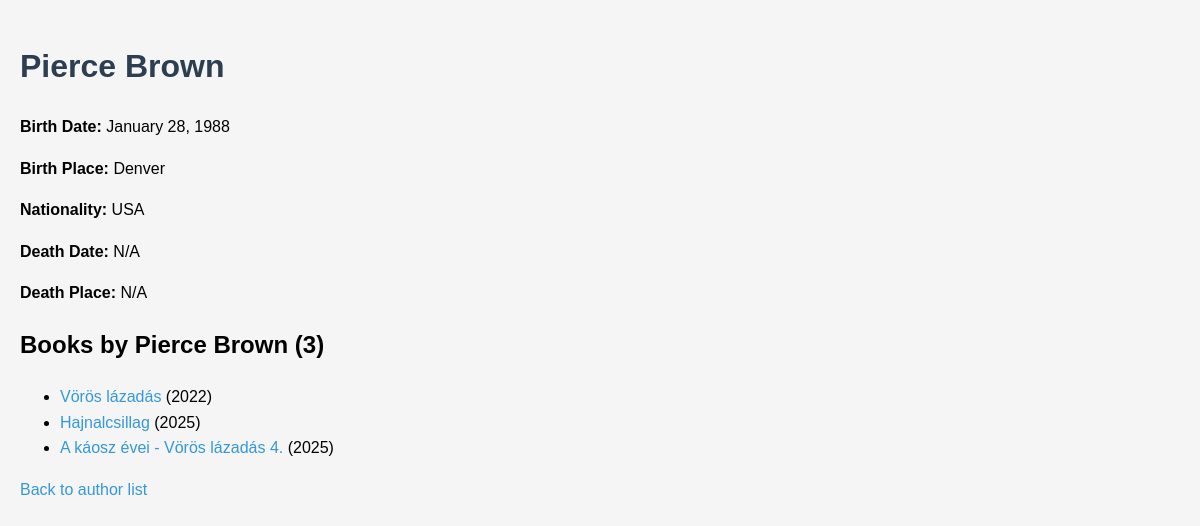
/authors/4/, run on the app's committed database.
### library/models.py (models this page shows, shortened)
class Author(models.Model):
    name = models.CharField(max_length=100)
    birth_date = models.DateField()
    birth_place = models.CharField(max_length=100)
    nationality = models.CharField(max_length=50)
    death_date = models.DateField(null=True, blank=True)
    death_place = models.CharField(max_length=100, null=True, blank=True)

class Book(models.Model):
    isbn = models.CharField(max_length=13, unique=True)
    title = models.CharField(max_length=255)
    authors = models.ManyToManyField('Author', related_name='books')
    publication_year = models.IntegerField()
    page_count = models.IntegerField()
    cover_image = models.ImageField(upload_to='book_covers/', null=True, blank=True)
    available = models.BooleanField(default=True)
    borrowed_by = models.ForeignKey(User, null=True, blank=True, on_delete=models.SET_NULL)

### library/views.py (the view)
# urls.py: path('authors/<int:author_id>/', views.author_detail, name='author_detail'),
def author_detail(request, author_id):
    author = get_object_or_404(Author, id=author_id)
    books = author.books.all().order_by('publication_year')  # Könyvek rendezve
    return render(request, 'library/author_detail.html', {
        'author': author,
        'books': books,
        'books_count': books.count()  # Könyvek száma
    })

### library/templates/library/author_detail.html (shortened to what this page needs)
<!DOCTYPE html>
<html>
<head>
    {% load static %}
    <link rel="stylesheet" type="text/css" href="{% static 'css/style.css' %}">
</head>
<body>
<h1>{{ author.name }}</h1>
<p><strong>Birth Date:</strong> {{ author.birth_date|date:"F j, Y" }}</p>
<p><strong>Birth Place:</strong> {{ author.birth_place }}</p>
<p><strong>Nationality:</strong> {{ author.nationality }}</p>
<p><strong>Death Date:</strong> {% if author.death_date %}{{ author.death_date|date:"F j, Y" }}{% else %}N/A{% endif %}</p>
<p><strong>Death Place:</strong> {% if author.death_place %}{{ author.death_place }}{% else %}N/A{% endif %}</p>
<h2>Books by {{ author.name }} ({{ books_count }})</h2>
{% if books %}
<ul>
    {% for book in books %}
        <li>
            <a href="{% url 'book_detail' book_id=book.id %}">{{ book.title }}</a>
            ({{ book.publication_year }})
        </li>
    {% endfor %}
</ul>
{% else %}
    <div class="alert">No books found for this author.</div>
    <p>Would you like to <a href="{% url 'add_book' %}?author_id={{ author.id }}">add a book</a> by this author?</p>
{% endif %}
<p><a href="{% url 'author_list' %}">Back to author list</a></p>
</body>
</html>

### library/static/css/style.css (style rules this page uses)
body { font-family: Arial, sans-serif; line-height: 1.6; margin: 0; padding: 20px; background-color: #f5f5f5; }
h1 { color: #2c3e50; }
a { color: #3498db; text-decoration: none; }

### data on the page
Author: name "Pierce Brown", birth_date "January 28, 1988", birth_place "Denver", nationality "USA"
Book: title "Vörös lázadás", publication_year "2022"
Book: title "Hajnalcsillag", publication_year "2025"
Book: title "A káosz évei - Vörös lázadás 4.", publication_year "2025"

### other printed values
{{ books_count }} "3"
